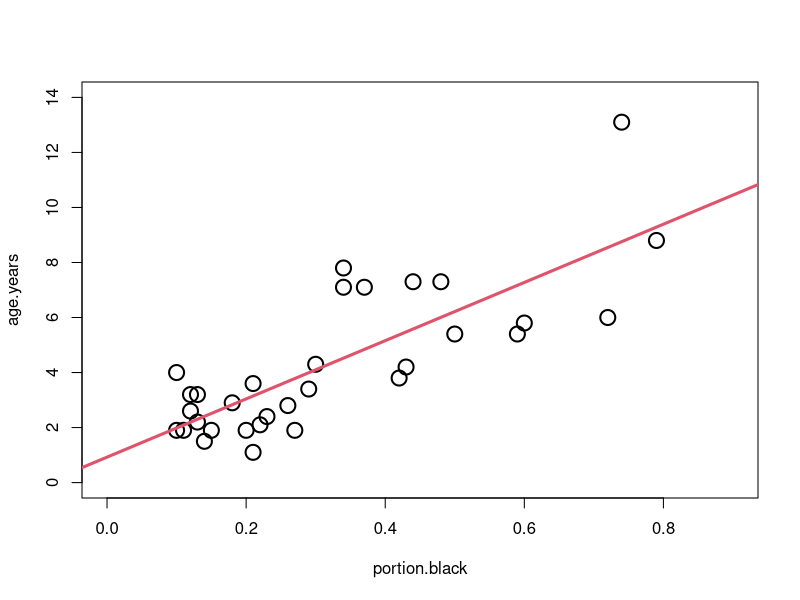
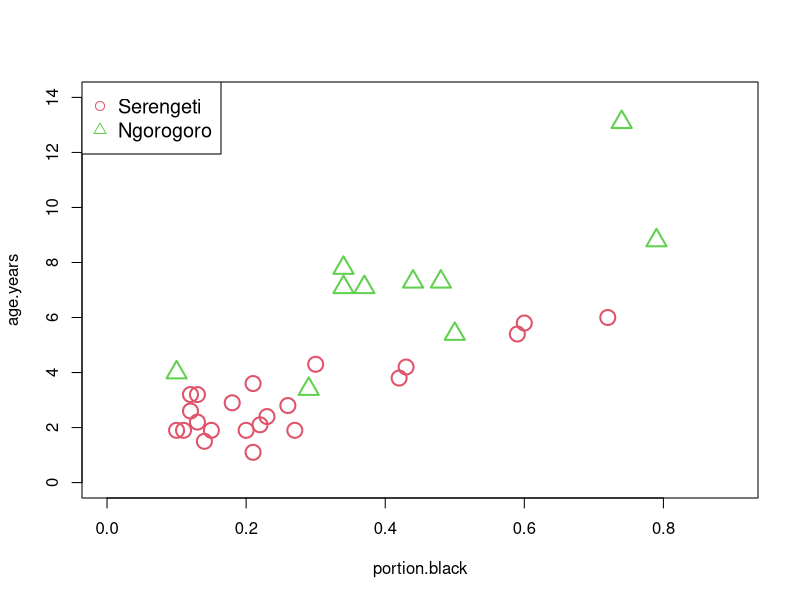
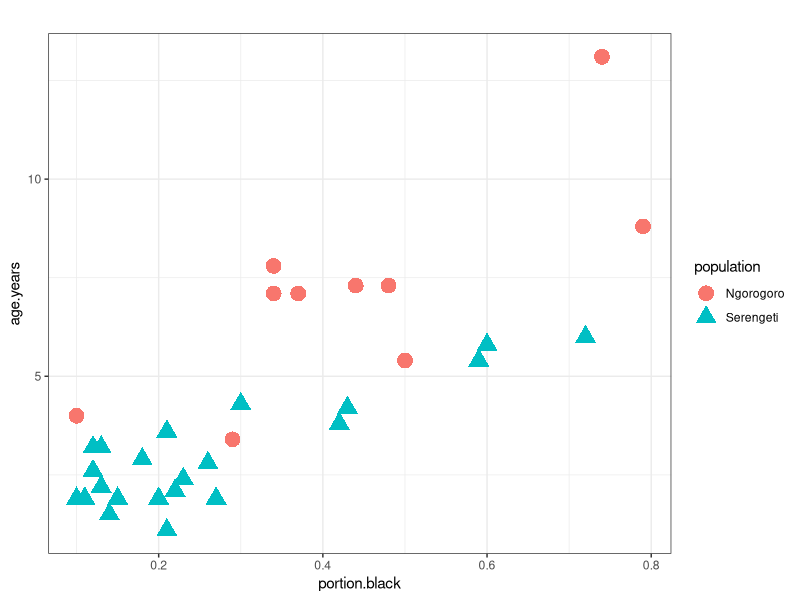
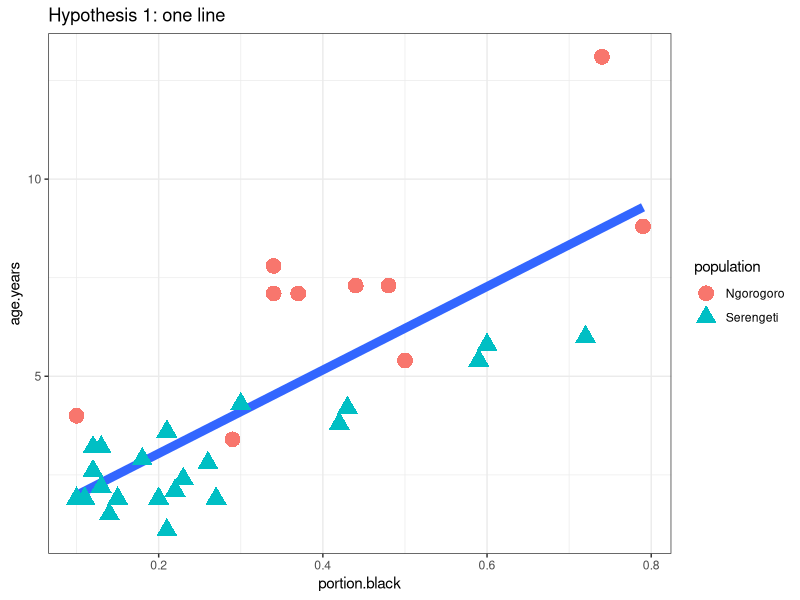
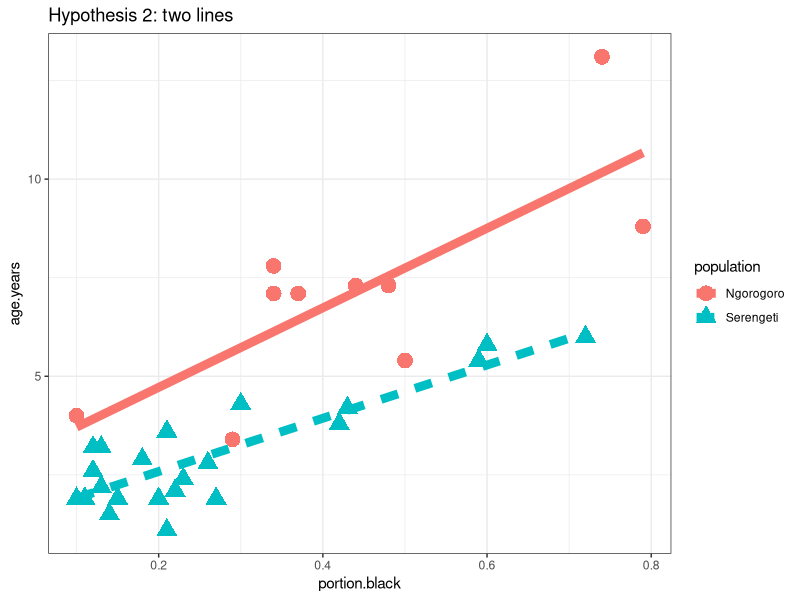

These charts were generated, in order, by the following R code:
## ---- chunk 1
knitr::opts_chunk$set(echo = TRUE)

## ---- chunk 2
setwd("C:/Users/lisanjie2/Desktop/TEACHING/1_STATS_CalU/1_STAT_CalU_2016_by_NLB/Lecture/Unit3_regression/last_week")
## ---- chunk 3
lions <- read.csv("lion_age_by_pop.csv" )
## ---- chunk 4
summary(lions)
## ---- chunk 5
#build regression model
m.pooled <- lm(age.years ~ portion.black, data = lions)
## ---- chunk 6
summary(m.pooled)
## ---- chunk 7

#plot
plot(age.years ~ portion.black, data = lions, 
     cex = 2, lwd = 2,
     xlim = c(0.0, 0.9),
     ylim = c(0,14))
abline(m.pooled, lwd = 3, col = 2)

#To Do: add equations for line

## ---- chunk 8
i.Serengeti <- which(lions$population == "Serengeti")
i.Ngorogoro <- which(lions$population == "Ngorogoro")

#plot Serengeti
plot(age.years ~ portion.black, 
     data = lions,
     subset = i.Serengeti, 
     cex = 2, lwd = 2,col = 2,
     xlim = c(0.0, 0.9),
     ylim = c(0,14))


#plot Serengeti
points(age.years ~ portion.black, 
     data = lions,
     subset = i.Ngorogoro, 
     cex = 2, lwd = 2,
     col = 3,pch = 2,
     xlim = c(0.0, 0.9),
     ylim = c(0,14))

#add legend
legend("topleft",
       legend = c("Serengeti","Ngorogoro"),
       col = c(2,3),pch = c(1,2),cex = 1.2,
       )
## ---- chunk 9
library(ggplot2)

qplot(y = age.years,
      x = portion.black, 
      data = lions,
      col = population, 
      shape = population) +
  geom_point(size = 5) + theme_bw() +
  ggtitle("")
## ---- chunk 10
library(ggplot2)

qplot(y = age.years,
      x = portion.black, 
      data = lions) + 
  geom_smooth(method = "lm", se = F, size = 3#,
              #aes(linetype = population)
              )+
  geom_point(size = 5, aes(
      col = population, 
      shape = population)) +
  ggtitle("Hypothesis 1: one line") +
  theme_bw()
## ---- chunk 11
library(ggplot2)

qplot(y = age.years,
      x = portion.black, 
      data = lions) + 
  geom_smooth(method = "lm", se = F, size = 3,
              aes(linetype = population,
                  col = population)
              )+
  geom_point(size = 5, aes(
      col = population, 
      shape = population)) +
  ggtitle("Hypothesis 2: two lines") +
  theme_bw()
## ---- chunk 12

m.by.pop <- lm(age.years ~ portion.black*population,                 data = lions)


## ---- chunk 13
summary(m.by.pop)
## ---- chunk 14
anova(m.pooled, # data combined (aka "pooled")
      m.by.pop) # data seperated by population
## ---- chunk 15

#no relationship
m.null <- lm(age.years ~ 1,data = lions)

#relationship is the same for both populations
m.pooled <- lm(age.years ~ portion.black,data = lions)


#slope is the same but intercepts are different
m.by.pop.add <- lm(age.years ~ portion.black + population,data = lions)


#slopes AND intercepts are different
m.by.pop.intnx <- lm(age.years ~ portion.black*population,data = lions)

## ---- chunk 16
#relationship is the same for both populations
summary(m.pooled)
## ---- chunk 17
#slope is the same but intercepts are different
summary(m.by.pop.add)
## ---- chunk 18
#slopes AND intercepts are different
summary(m.by.pop.intnx)
